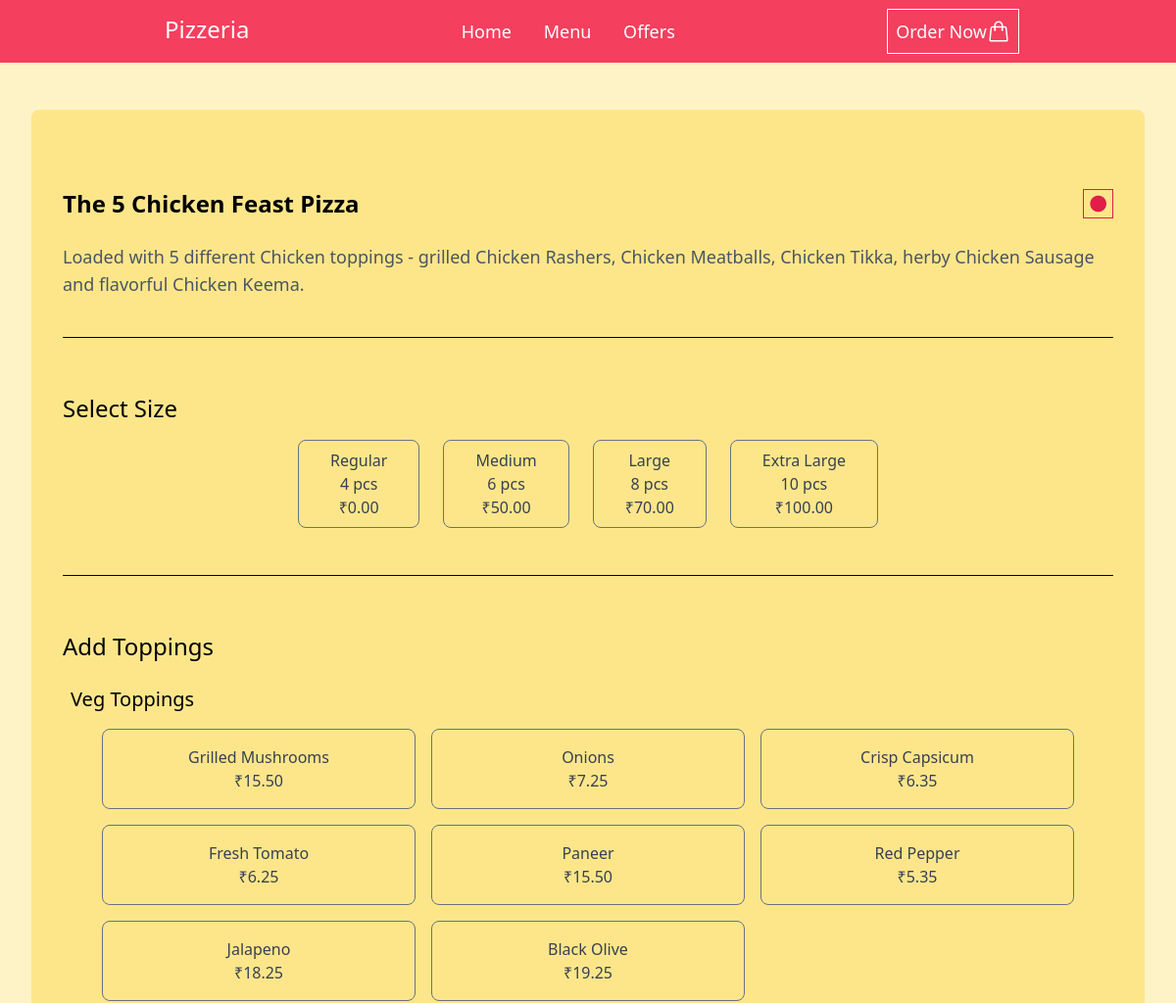
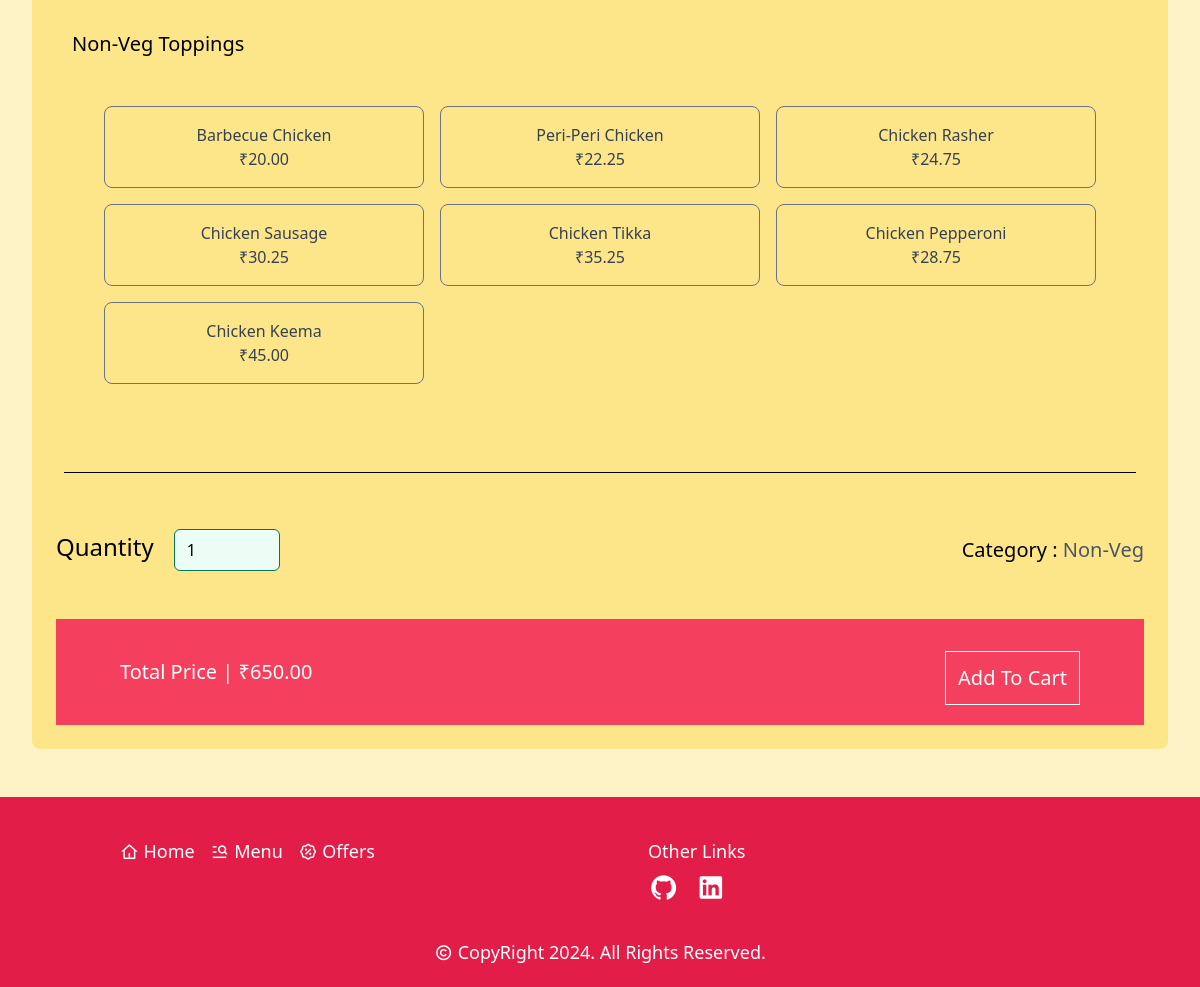
The app's page /pizza_detail/b12be076-45c9-4097-b2b9-5bd209f8ddc7/ with its own data (2 pictures, top to bottom).
### orders/models.py (models this page shows)
class BaseModel(models.Model):
    uid = models.UUIDField(default=uuid.uuid4, editable=False, primary_key=True)
    created_at = models.DateTimeField(default=timezone.now)
    updated_at = models.DateTimeField(default=timezone.now)
    class Meta:
        abstract = True

class Pizza(BaseModel):
    CATEGORY_CHOICE = [
        ('Veg', 'Veg'), ('Non-Veg', 'Non-Veg')
    ]
    name = models.CharField(max_length=100)
    description = models.TextField()
    pizza_image = models.ImageField(upload_to="pizza_image/", null=True)
    category = models.CharField(max_length=20, choices=CATEGORY_CHOICE)
    price = models.DecimalField(max_digits=6, decimal_places=2)
    available = models.BooleanField(default=True)

class Size(BaseModel):
    size = models.CharField(max_length=20)
    slices = models.PositiveIntegerField(null=True)
    price = models.DecimalField(max_digits=5, decimal_places=2)

class Topping(models.Model):
    CATEGORY_CHOICE = [
        ('Veg', 'Veg'), ('Non-Veg', 'Non-Veg')
    ]
    topping_name = models.CharField(max_length=100)
    price = models.DecimalField(max_digits=5, decimal_places=2)
    category = models.CharField(max_length=20, choices=CATEGORY_CHOICE, null=True)

### orders/views.py (the view)
# urls.py: path('pizza_detail/<uuid:pz_id>/', pizza_detail, name='pizza_detail'),
def pizza_detail(request, pz_id, item_id=None):
    pizza = Pizza.objects.get(uid = pz_id)
    size = Size.objects.all()
    veg_topping = Topping.objects.filter(category='Veg')
    non_veg_topping = Topping.objects.filter(category='Non-Veg')
    return render(request, 'pizza_detail.html', {'pizza':pizza, 'veg_topping':veg_topping, 'non_veg_topping':non_veg_topping, 'size':size})

### templates/pizza_detail.html (shortened to what this page needs)
{% extends 'base.html' %}
{% block main %}
<div class="lg:flex lg:items-center lg:justify-center">
<div class="bg-amber-200 p-3 md:p-6 rounded-lg">
    <div class="my-6 p-2 lg:mt-12">
        <div class="flex items-center justify-between">
            <h2 class="text-xl lg:text-2xl font-semibold">{{ pizza.name }}</h2>
            <button class="cursor-text lg:text-xl border px-1 {% if pizza.category == 'Veg' %}border-emerald-700{% else %}border-rose-600{% endif %}"><i class="ri-circle-fill {% if pizza.category == 'Veg' %}text-emerald-700{% else %}text-rose-600{% endif %} "></i></button>
        </div>
        <p class="mt-2 lg:mt-6 lg:text-lg text-gray-600">{{ pizza.description }}</p>
        <div class="h-[1px] bg-black mt-10"></div>
    </div>
    <form method="post" action="{% url 'add_item_cart' pizza.uid %}">
        <div class="mt-6 md:mt-10 p-2">
            <h2 class="text-xl lg:text-2xl font-medium">Select Size</h2>
            <div class="mt-4 px-6 grid grid-cols-2 gap-3 md:gap-0 md:flex items-center justify-evenly lg:justify-center lg:gap-6">
                {% for sz in size %}
                    <div>
                        <label class="relative cursor-pointer">
                            <div class="border flex flex-col items-center justify-center border-gray-500 text-gray-700 rounded-lg py-2 px-8 text-center peer-checked:border-emerald-700 peer-checked:bg-emerald-50">
                                <h3 class="font-medium">{{ sz.size }}</h3>
                                <p class="">{{ sz.slices }} pcs</p>
                                <p>₹{{ sz.price }}</p>
                            </div>
                        </label>
                    </div>
                {% endfor %}
            </div>
            <div class="h-[1px] bg-black mt-12"></div>
        </div>
        <div class="mt-10 p-2">
            <h2 class="text-xl lg:text-2xl font-medium">Add Toppings</h2>
            <div class="my-4 p-2">
                <h2 class="font-medium text-lg lg:text-xl">Veg Toppings</h2>
                <div class="mt-4 grid grid-cols-2 md:grid-cols-3 gap-4 lg:px-8">
                    {% for top in veg_topping %}
                        <label class="relative cursor-pointer">
                            <div class="border border-gray-500 rounded-lg p-4 text-center peer-checked:border-emerald-700 peer-checked:bg-emerald-50">
                                <span class="block peer-checked:text-emerald-700 font-medium text-gray-700">{{ top.topping_name }}</span>
                                <span class="block peer-checked:text-emerald-700 text-gray-700">₹{{ top.price }}</span>
                            </div>
                        </label>
                    {% endfor %}
                </div>
            </div>
            <div class="my-4 p-2">
                <h2 class="font-medium text-lg lg:text-xl">Non-Veg Toppings</h2>
                <div class="mt-4 grid grid-cols-2 md:grid-cols-3 gap-4 lg:p-8">
                    {% for top in non_veg_topping %}
                        <label class="relative cursor-pointer">
                            <div class="border border-gray-500 rounded-lg p-4 text-center peer-checked:border-emerald-700 peer-checked:bg-emerald-50">
                                <span class="block peer-checked:text-emerald-700 font-medium text-gray-700">{{ top.topping_name }}</span>
                                <span class="block peer-checked:text-emerald-700 text-gray-700">₹{{ top.price }}</span>
                            </div>
                        </label>
                    {% endfor %}
                </div>
            </div>
            <div class="h-[1px] bg-black mt-12"></div>
        </div>
        <div class="my-10 lg:my-12 flex items-center justify-between">
            <div>
                <label for="quantity" class="text-xl lg:text-2xl font-medium">Quantity</label>
                <input type="number" name="quantity" min="1" max="10" value="1" class="lg:ms-4 rounded-md border-emerald-700 bg-emerald-50 focus:border-emerald-700 focus:ring-emerald-700">
            </div>
            <div class="text-lg lg:text-xl">
                <span class="font-medium">Category : </span>
                <span class="text-gray-600 font-medium">{{ pizza.category }}</span>
            </div>
        </div>
        <div class="bg-rose-500 p-4 md:py-5 md:px-12 lg:px-16">
            <div class="flex flex-col items-end md:flex-row md:justify-between md:items-center">
                <p class="font-medium text-white text-lg lg:text-xl">Total Price | ₹{{ pizza.price }}</p>
                <a href="{% url 'add_item_cart' pizza.uid %}"><button class="mt-3 border p-3 lg:text-xl font-medium text-white border-white hover:bg-emerald-600 hover:text-white">Add To Cart</button></a>
            </div>
        </div>
    </form>
</div>
</div>
{% endblock %}

### records on screen
Pizza: name "The 5 Chicken Feast Pizza", description "Loaded with 5 different Chicken toppings - grilled Chicken Rashers, Chicken Meatballs, Chicken Tikka, herby Chicken Sausage and flavorful Chicken Keema.", category "Non-Veg", price "650.00"
Size: size "Regular", slices "4", price "0.00"
Size: size "Medium", slices "6", price "50.00"
Size: size "Large", slices "8", price "70.00"
Size: size "Extra Large", slices "10", price "100.00"
Topping: topping_name "Grilled Mushrooms", price "15.50"
Topping: topping_name "Onions", price "7.25"
Topping: topping_name "Crisp Capsicum", price "6.35"
Topping: topping_name "Fresh Tomato", price "6.25"
Topping: topping_name "Paneer", price "15.50"
Topping: topping_name "Red Pepper", price "5.35"
Topping: topping_name "Jalapeno", price "18.25"
Topping: topping_name "Black Olive", price "19.25"
Topping: topping_name "Barbecue Chicken", price "20.00"
Topping: topping_name "Peri-Peri Chicken", price "22.25"
Topping: topping_name "Chicken Rasher", price "24.75"
Topping: topping_name "Chicken Sausage", price "30.25"
Topping: topping_name "Chicken Tikka", price "35.25"
Topping: topping_name "Chicken Pepperoni", price "28.75"
Topping: topping_name "Chicken Keema", price "45.00"
